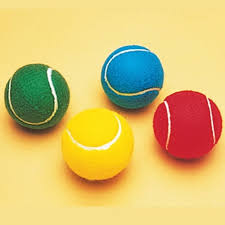
#> input picture Computer Vision/Images/cricketballs.jpg, 225 x 225 px, found by its file name
$ python 'Adaptive Thresholding.py'
#> lines starting #> are read from the running program, lines starting #| are printed output that depends on the picture
import cv2
import numpy as np

#Reading image from the Images folder
img = cv2.imread(".\Images\cricketballs.jpg")
#> img is the input picture: shape (225, 225, 3); mean B, G, R 113.7, 189.9, 216.3

#Converting image into grayscale to apply adaptive thresholding
img = cv2.cvtColor(img, cv2.COLOR_BGR2GRAY)
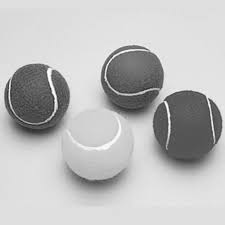
#> img: shape (225, 225); min 28, max 255, mean 189.1

#Configuring the values for applying adaptive thresholding
thresh_type = cv2.THRESH_BINARY #We apply the binary thresholding as threshold type for adaptive thresholding
blocksize = 5 #Number of pixels in the neighbourhood of the pixel on which the adaption is to be applied
const = 1 #A constant value to be subtracted from the value obtained using the adaptive thresholding
maxval = 255

#Applying Mean Adaptive Thresholding
mean_thresh = cv2.adaptiveThreshold(img, maxval, cv2.ADAPTIVE_THRESH_MEAN_C, thresh_type, blocksize, const)
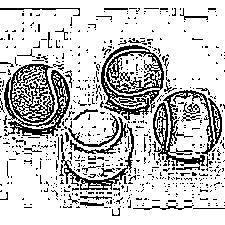
#> mean_thresh: shape (225, 225); 78.9% white; black in thin lines or dots

#Applying Gaussian Adaptive Thresholding
gauss_thresh = cv2.adaptiveThreshold(img, maxval, cv2.ADAPTIVE_THRESH_GAUSSIAN_C, thresh_type, blocksize, const)
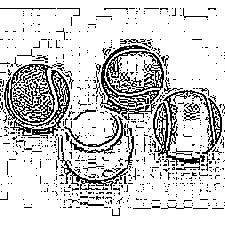
#> gauss_thresh: shape (225, 225); 81.6% white; black in thin lines or dots

#Displaying images on the screen
cv2.imshow('GRAYSCALE Image', img)
cv2.imshow('MEAN ADAPTIVE THRESHOLD', mean_thresh)
cv2.imshow('GAUSSIAN ADAPTIVE THRESHOLD', gauss_thresh)

cv2.waitKey(0)
cv2.destroyAllWindows()
